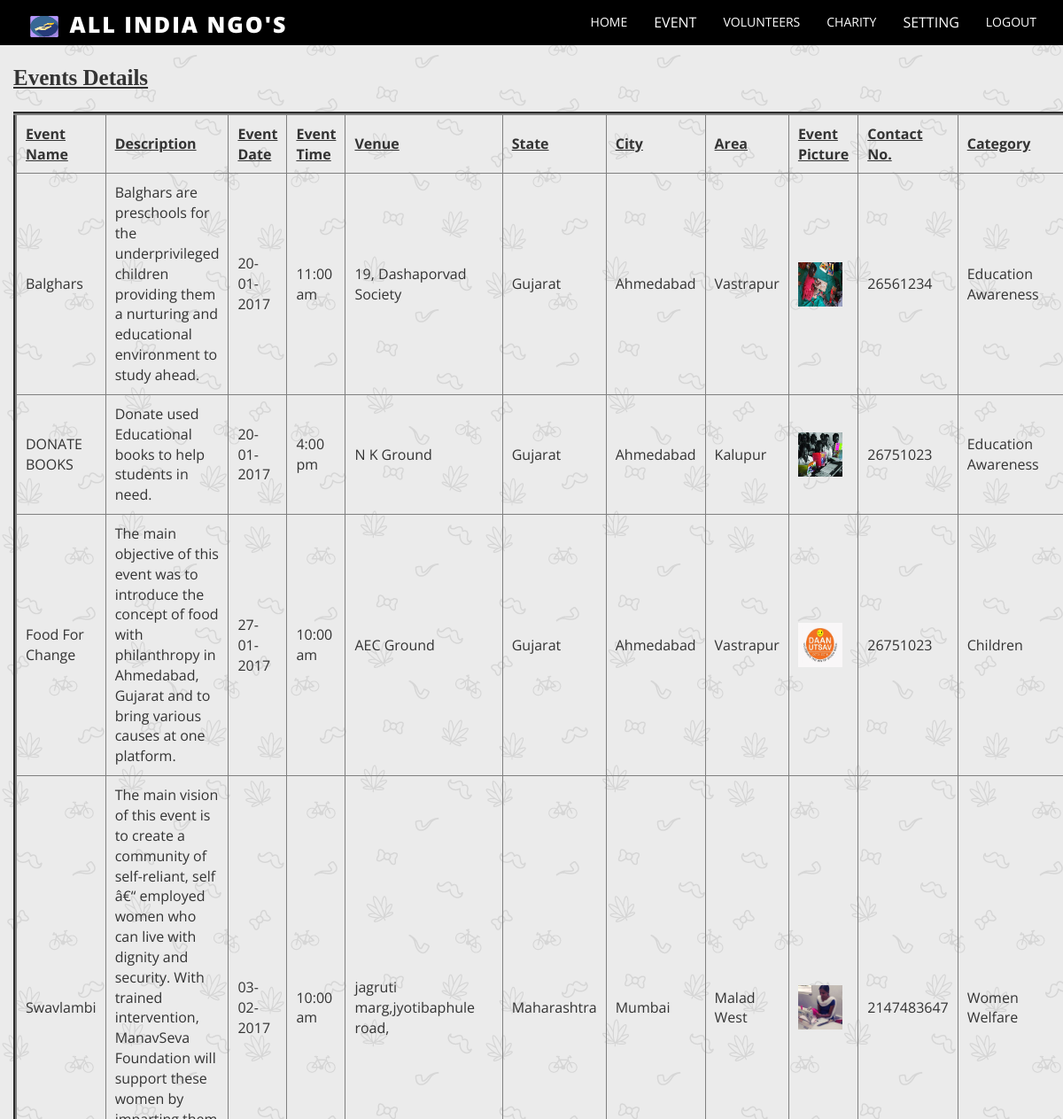
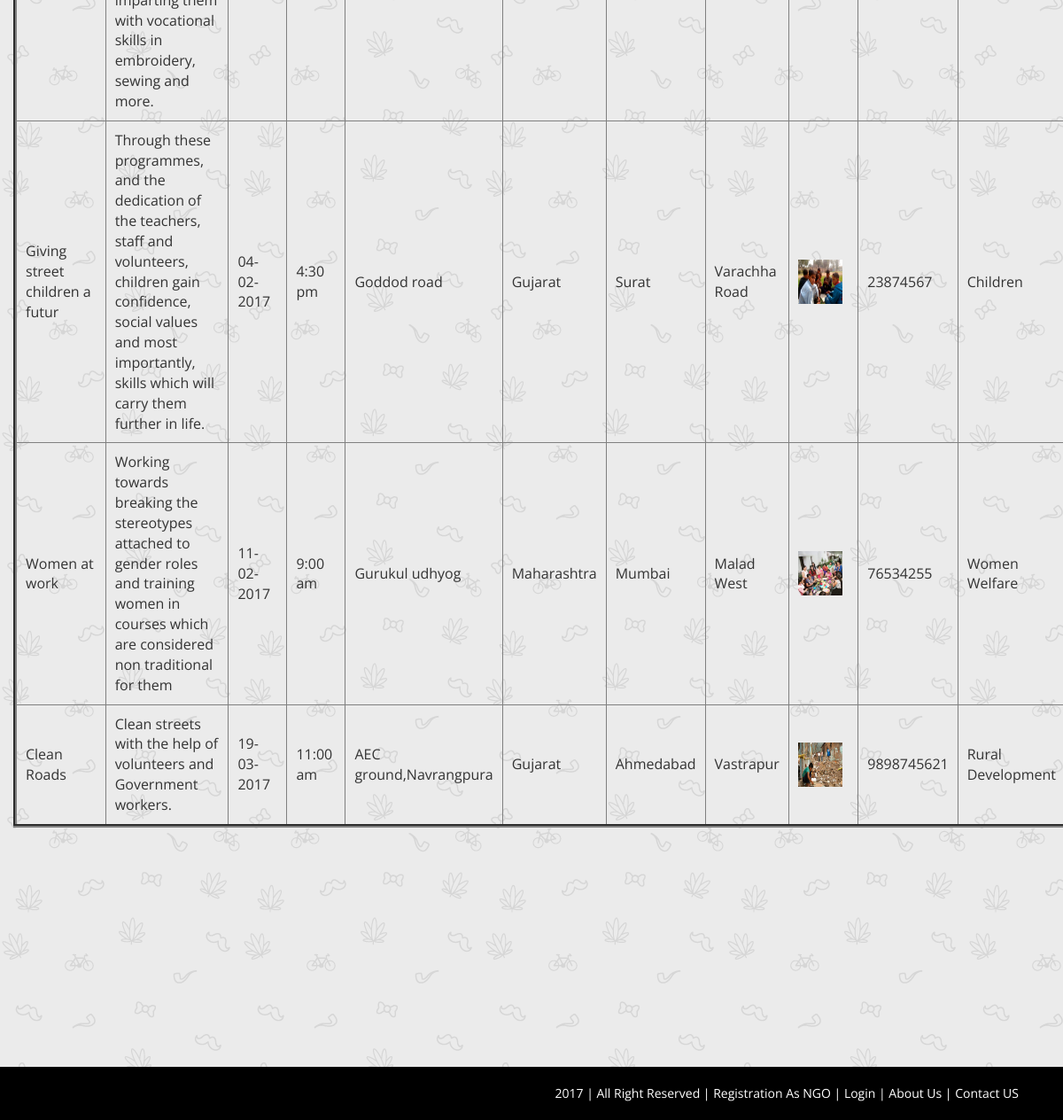
Page /project/show_event.php on the committed database (2 pictures, top to bottom).
### tables this page shows
CREATE TABLE IF NOT EXISTS `event_table` (
  `eventid` int(10) NOT NULL AUTO_INCREMENT,
  `eventname` varchar(30) NOT NULL,
  `NGOid` int(10) NOT NULL,
  `description` varchar(500) NOT NULL,
  `eventdate` date NOT NULL,
  `eventtime` varchar(10) NOT NULL,
  `venue` varchar(100) NOT NULL,
  `areaid` int(10) NOT NULL,
  `eventphoto` varchar(100) NOT NULL,
  `contactno` varchar(15) NOT NULL,
  `cat_id` int(10) NOT NULL,
  `status` int(1) NOT NULL,
  PRIMARY KEY (`eventid`)
);

CREATE TABLE IF NOT EXISTS `state` (
  `stateid` int(10) NOT NULL AUTO_INCREMENT,
  `statename` varchar(20) NOT NULL,
  PRIMARY KEY (`stateid`)
);

CREATE TABLE IF NOT EXISTS `city` (
  `cityid` int(10) NOT NULL AUTO_INCREMENT,
  `cityname` varchar(20) NOT NULL,
  `stateid` int(10) NOT NULL,
  PRIMARY KEY (`cityid`)
);

CREATE TABLE IF NOT EXISTS `area` (
  `areaid` int(10) NOT NULL AUTO_INCREMENT,
  `areaname` varchar(30) NOT NULL,
  `pincode` varchar(15) NOT NULL,
  `cityid` int(10) NOT NULL,
  PRIMARY KEY (`areaid`)
);

CREATE TABLE IF NOT EXISTS `category_table` (
  `cat_id` int(10) NOT NULL AUTO_INCREMENT,
  `cat_name` varchar(30) NOT NULL,
  PRIMARY KEY (`cat_id`)
);

### project/show_event.php (the view, shortened to what this page needs)
<?php
	include("ngoheader.php");
?>
<span class="table">Events Details</span>
<br>
<br>
<?php
		include("dbconnection.php");
		$rsb=$obj->query("select * from event_table n,area a,city c,state s,category_table ct where a.areaid=n.areaid and c.cityid=a.cityid and c.stateid=s.stateid and ct.cat_id=n.cat_id order by n.eventdate ");
		?>
<table border=4>
	<tr>
		<td style="padding:10px;font-size:16px"><b><u>Event Name</b></u></td>
		<td style="padding:10px;font-size:16px"><b><u>Description</b></u></td>
		<td style="padding:10px;font-size:16px"><b><u>Event Date</b></u></td>
		<td style="padding:10px;font-size:16px"><b><u>Event Time</b></u></td>
		<td style="padding:10px;font-size:16px"><b><u>Venue</b></u></td>
		<td style="padding:10px;font-size:16px"><b><u>State</b></u></td>
		<td style="padding:10px;font-size:16px"><b><u>City</b></u></td>
		<td style="padding:10px;font-size:16px"><b><u>Area</b></u></td>
		<td style="padding:10px;font-size:16px"><b><u>Event Picture</b></u></td>
		<td style="padding:10px;font-size:16px"><b><u>Contact No.</b></u></td>
		<td style="padding:10px;font-size:16px"><b><u>Category</b></u></td>
	</tr>
	<?php
			while($rsf=$rsb->fetch())
			{
		?>
			<tr>
			<td style="padding:10px;font-size:16px"><?php echo $rsf["eventname"]; ?></td>
			<td style="padding:10px;font-size:16px"><?php echo $rsf["description"]; ?></td>
			<td style="padding:10px;font-size:16px"><?php $org=$rsf["eventdate"]; echo date("d-m-Y", strtotime($org)) ?></td>
			<td style="padding:10px;font-size:16px"><?php echo $rsf["eventtime"]; ?></td>
			<td style="padding:10px;font-size:16px"><?php echo $rsf["venue"]; ?></td>
			<td style="padding:10px;font-size:16px"><?php echo $rsf["statename"]; ?></td>
			<td style="padding:10px;font-size:16px"><?php echo $rsf["cityname"]; ?></td>
			<td style="padding:10px;font-size:16px"><?php echo $rsf["areaname"]; ?></td>
			<td style="padding:10px;font-size:16px"><img src='<?php echo $rsf["eventphoto"]; ?>' width='50px' height='50px'></td>
			<td style="padding:10px;font-size:16px"><?php echo $rsf["contactno"]; ?></td>
			<td style="padding:10px;font-size:16px"><?php echo $rsf["cat_name"]; ?></td>
			</tr>
             <?php
			}
			 ?>
			</table>
<?php
	include("ngofooter.php");
?></center>

### project/show_event.php (style rules this page uses)
.table { color:dark grey; font-family:bookman old style; font-size:25px; font-weight:bolder; text-decoration:underline; }

### rows in the picture
event_table: eventname "Balghars", description "Balghars are preschools for the underprivileged children providing them a nurturing and educational environment to study ahead.", eventdate "20-01-2017", eventtime "11:00 am", venue "19, Dashaporvad Society", state.statename "Gujarat", city.cityname "Ahmedabad", areaid.areaname "Vastrapur", eventphoto (picture), contactno "26561234", cat.cat_name "Education Awareness"
event_table: eventname "DONATE BOOKS", description "Donate used Educational books to help students in need.", eventdate "20-01-2017", eventtime "4:00 pm", venue "N K Ground", state.statename "Gujarat", city.cityname "Ahmedabad", areaid.areaname "Kalupur", eventphoto (picture), contactno "26751023", cat.cat_name "Education Awareness"
event_table: eventname "Food For Change", description "The main objective of this event was to introduce the concept of food with philanthropy in Ahmedabad, Gujarat and to bring various causes at one platform.", eventdate "27-01-2017", eventtime "10:00 am", venue "AEC Ground", state.statename "Gujarat", city.cityname "Ahmedabad", areaid.areaname "Vastrapur", eventphoto (picture), contactno "26751023", cat.cat_name "Children"
event_table: eventname "Swavlambi", description "The main vision of this event is to create a community of self-reliant, self â€“ employed women who can live with dignity and security. With trained intervention, ManavSeva Foundation will support these women by imparting them with vocational skills in embroidery, sewing and more.", eventdate "03-02-2017", eventtime "10:00 am", venue "jagruti marg,jyotibaphule road,", state.statename "Maharashtra", city.cityname "Mumbai", areaid.areaname "Malad West", eventphoto (picture), contactno "2147483647", cat.cat_name "Women Welfare"
event_table: eventname "Giving street children a futur", description "Through these programmes, and the dedication of the teachers, staff and volunteers, children gain confidence, social values and most importantly, skills which will carry them further in life.", eventdate "04-02-2017", eventtime "4:30 pm", venue "Goddod road", state.statename "Gujarat", city.cityname "Surat", areaid.areaname "Varachha Road", eventphoto (picture), contactno "23874567", cat.cat_name "Children"
event_table: eventname "Women at work", description "Working towards breaking the stereotypes attached to gender roles and training women in courses which are considered non traditional for them", eventdate "11-02-2017", eventtime "9:00 am", venue "Gurukul udhyog", state.statename "Maharashtra", city.cityname "Mumbai", areaid.areaname "Malad West", eventphoto (picture), contactno "76534255", cat.cat_name "Women Welfare"
event_table: eventname "Clean Roads", description "Clean streets with the help of volunteers and Government workers.", eventdate "19-03-2017", eventtime "11:00 am", venue "AEC ground,Navrangpura", state.statename "Gujarat", city.cityname "Ahmedabad", areaid.areaname "Vastrapur", eventphoto (picture), contactno "9898745621", cat.cat_name "Rural Development"
